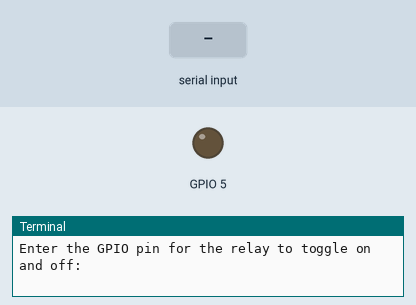
Simulated run of this program. Board: Raspberry Pi (BCM pin numbers). Parts: output pins drawn as LEDs (lit = HIGH), the last lines printed to the terminal. Inputs (shaded band) come from the test bench. At 7.3 s the program stops and its outputs stay as they are.

Above: at 1.2 s.
1.3 s: "5" typed at the terminal, then Enter
At 7.1 s:
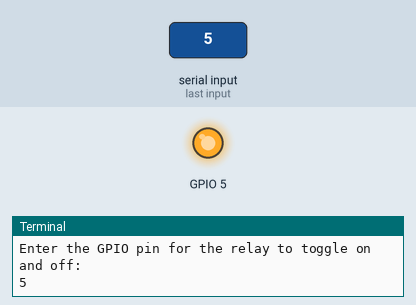
Timing chart, 0 to 8.6 s (numbered marks = the images above; inputs shaded):
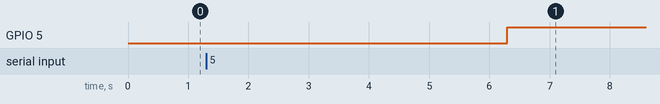

Measured:
- after the input at 1.3 s, GPIO 5: LOW → HIGH after 5.0 s

The program:

relay_control.py
```python
import RPi.GPIO as GPIO
from time import sleep


GPIO.setmode(GPIO.BCM)  # GPIO Numbers instead of board numbers

relay_pin = int(input('Enter the GPIO pin for the relay to toggle on and off: '))
GPIO.setup(relay_pin, GPIO.OUT)  # GPIO Assign mode
try:
    GPIO.output(relay_pin, GPIO.LOW)  # turn pi off
    sleep(5)
    GPIO.output(relay_pin, GPIO.HIGH)  # turn pi on
    sleep(1)
    print('finished turning relay on and off')
except KeyboardInterrupt:
    GPIO.cleanup()
```
